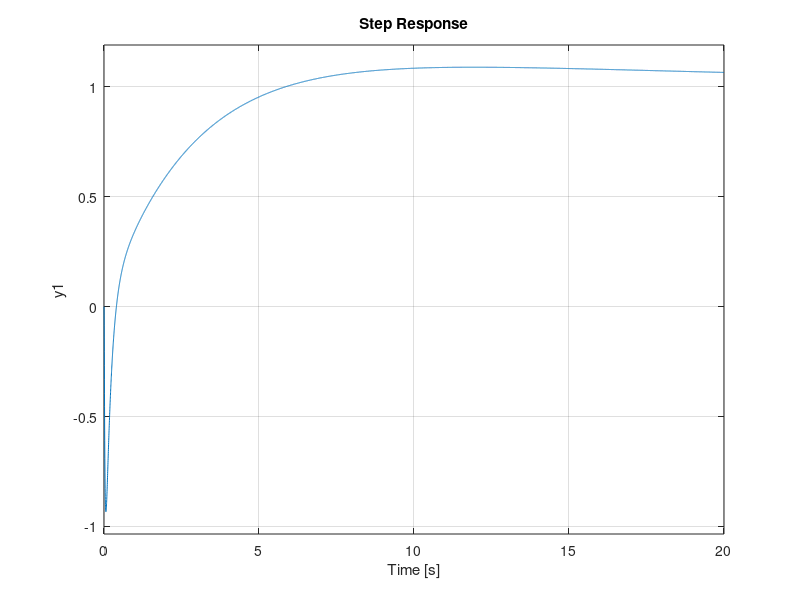

Write MATLAB code to recreate this figure.
clc; clear all;
s = tf('s');
%% Control por realimentación de estados
%Del linearizer de simulink
A = [0 1 0 0;
    0 0 1.7292 0;
    0 0 0 1;
    0 0 2.1615 0];

B = [0 ; 0.941 ; 0 ; 0.1763];

C = [0 0 1 0;
    1 0 0 0];

D = [0 ; 0];
%Tener en cuenta: x1: p, x2: v, x3: q, x4: w
sys = ss(A,B,C,D);
%Chequeamos controlabilidad, viendo que el rango de la matriz de
%controlabilidad sea igual a la dimensión del espacio columna de la matriz
%A.
rank(ctrb(sys.A, sys.B));
%El rango es cuatro, por lo que el sistema es controlable.
%Realizamos la realimentación de estados teniendo en cuenta que el
%controlador debe ser lo suficientemente rapido para lograr controlar la
%inestabilidad del polo del semiplano derecho.
K = acker(sys.A, sys.B, [-3 -3 -2 -2]);
%El algoritmo de acker presenta error en los lugares de los polos por mas
%de un 10% de lo esperado, sin embargo el diseño se valida mediante la
%simulación y se logra asi obtener ganancia mas pequenas.

%% Control por realimentación de estados con observador
%Estudiamos la observabilidad del sistema
rank(obsv(sys.A,sys.C));
%Como el rango de la matriz de observabilidad es 4 igual al orden de la
%matriz A, el sistema es observable.
%Calculo ganancias del observador, colocando sus polos diez veces más
%rápidos que los de la planta a lazo cerrado.
L = place((sys.A)',(sys.C)', [-25 -20 -35 -30])';

%% Control por realimentación de estados con observador discreto
%Selecciono periodo de muestreo
Ts = 0.1; %100ms
%Discretizo el sistema utilizando tustin.
sysDisc = c2d(sys, Ts, 'tustin');
%Calculo ganancias de realimentación.
KDisc = acker(sysDisc.A, sysDisc.B, exp([-2 -2 -1 -1].*Ts));
%Calculo ganancias del observador discreto.
LDisc = place((sysDisc.A)',(sysDisc.C)', exp([-20 -15 -25 -30].*Ts))';


%% Control por realimentación de estados con acción integral
%Modificamos la matriz C para realizar la acción integral sobre la posición
%del carrito
C = [1 0 0 0];
%Aumentamos las matrices
Aa = [A  zeros(4,1);
      -C      0];
Ba = [sys.B;
      0];
Bar = [zeros(4,1);
       1];
Ca = [C 0];
Da = 0;
%Estudiamos controlabilidad del sistema aumentado
rank(ctrb(Aa, Ba));
%Como el rango de la matriz de controlabilidad es 5 igual al orden de A, el
%sistema es controlable.
%Estudio de observabilidad del sistema aumentado
rank(obsv(Aa,Ca));
%El rango de la matriz de observabilidad es menor al orden de A, por lo que
%el sistema no es observable.
%Calculamos las ganancias
Ka = acker(Aa, Ba, [-2.5 -2.5 -1 -1 -4]);
sys_i = ss(Aa, Ba, Ca, Da);
sys_i_cl = ss(Aa-Ba*Ka, Bar, Ca, Da);

Kai = Ka(5);
Ka = Ka(1:4);

%% Control de ángulo por loop shaping
%Transferencia de fuerza carrito a ángulo sacada utilizando el linearizer
%del simulink
G_q = 0.1763/((s-1.47)*(s+1.47));
%Grafico bode de la planta
bode(G_q);
%Notar que hay un polo en el semiplano derecho. La teoría nos dice que la
%frecuencia de cruce debe estar 1.766 veces más arriba que el polo en el
%semiplano derecho.
%Notar también que el bode de la planta presenta inversión de fase para
%todas las frecuencias. Se coloca un cero en -1.47*1.766 para proveer adelanto de
%fase alrededor de la frecuencia de cruce deseada. Se coloca un polo en
%-100 para hacer al controlador realizable.
bode(G_q*((s+(1.47*1.7666)/(s+100))));
%Se observa que se debe levantar la magnitud por 102.5db para obtener cruce
%en una frecuencia rápida.
%Se valida el diseño.
bode(G_q*(db2mag(102.5)*(s+(1.47*1.7666))/(s+200)));
C_q = (db2mag(102.5)*(s+(1.47*1.7666))/(s+200));
[C_q_n, C_q_d] = tfdata(C_q,'v');
%Se analiza la función de sensibilidad
L_q = G_q*C_q;
S_q = 1/(1+L_q);
T_q = L_q/(1+L_q);
bode(S_q);
%Se observa que el pico de la función de sensibilidad es de 2.4db = 1.3, esto
%brinda un buen margen de estabilidad.
%Simulando con simscape se puede observar que el ángulo del pendulo es
%correctamente estabilizado, sin embargo la posición del carrito presenta
%drift.

%Transferencia de fuerza de carrito a posición con realimentación en el
%ángulo
G_p = (0.94101 * (s+200) * (s+1.356) * (s-1.356)) / (s^2 * (s+2.635) * (s^2 + 197.4*s + 2.409e04));
%Notar que hay un cero en el semiplano derecho en 1.356 rad/s. La teoría nos indica que la
%frecuencia de cruce debe estar por debajo de 0.6 veces la frecuencia del
%polo en el semiplano derecho que sería alrededor de 0.5 rad/s.
%Agregamos un cero en -0.05rad/s para brindar adelanto de fase a la izquierda de
%0.5rad/seg. Ademas agregamos un polo rápido en -100 para hacer el
%controlador realizable.
C_p = -(s+0.05)/(s+100);
bode(G_p*C_p);
%Para tener un margen buen margen de fase a una frecuencia de cruce de
%por debajo del limite de 0.5rad/seg, multiplicamos por 76.9dB. 
C_p = -db2mag(76.9)*(s+0.05)/(s+100);
[C_p_n, C_p_d] = tfdata(C_p,'v');
margin(G_p*C_p);
L_p = G_p*C_p;
T_p = L_p/(1+L_p);
S_p = 1-T_p;
bode(S_p);
%Se observa un pico de 6db en S_p, esto esta casi al límite de un buen
%margen de estabilidad. Además, si bien el margen de fase es bueno, el
%margen de ganancia es bastante malo, pero es el costo de tener un
%controlador lo más rápido posible, dentro de las limitaciones de
%implementación por las características de la planta.
step(T_p);
%En el step de la función de sensibilidad complementaria se puede ver la
%acción del cero en el semiplano derecho al actuar al carrito en la
%dirección contraria a la referencia, para luego volver y asentarse sin
%error permanente sobre la referencia.

%Sin embargo, al simular con simscape, si bien tanto el ángulo como la
%posición son correctamente estabilizadas, sí se ve error permanente en la
%posición. Esto es raro debido a que la planta es de tipo 2.
